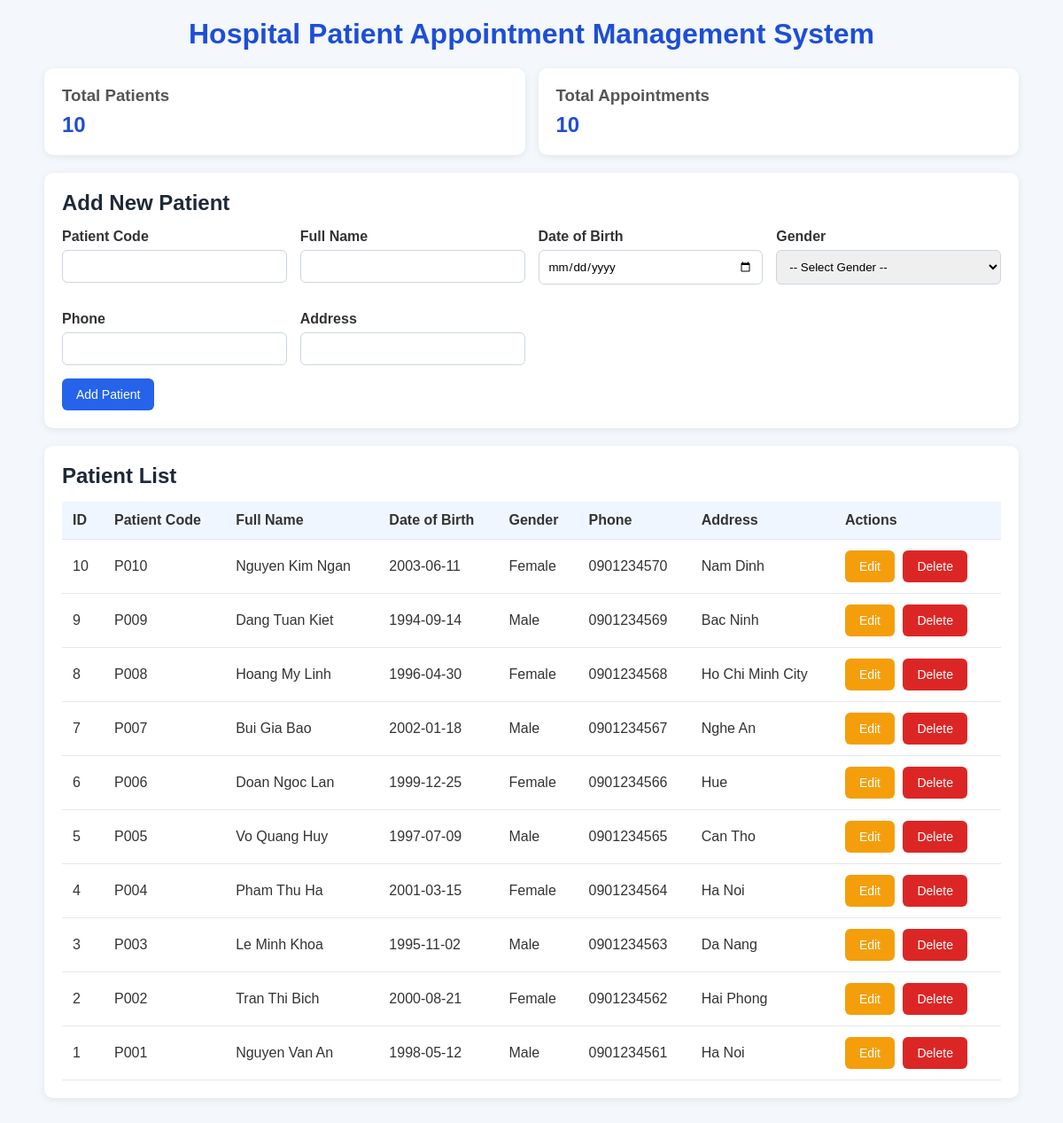
Page /Mid_Term_HoangTuAnh/dashboard.php on the committed database.
### tables this page shows
CREATE TABLE patients (
    id INT AUTO_INCREMENT PRIMARY KEY,
    patient_code VARCHAR(20) NOT NULL UNIQUE,
    full_name VARCHAR(100) NOT NULL,
    date_of_birth DATE NULL,
    gender ENUM('Male', 'Female', 'Other') DEFAULT 'Other',
    phone VARCHAR(20) NULL,
    address VARCHAR(200) NULL
);

### Mid_Term_HoangTuAnh/dashboard.php (the view, shortened to what this page needs)
<?php
$host = "localhost";
$dbname = "hospital_exam4";
$username = "root";
$password = "";
try {
    $pdo = new PDO("mysql:host=$host;dbname=$dbname;charset=utf8", $username, $password);
    $pdo->setAttribute(PDO::ATTR_ERRMODE, PDO::ERRMODE_EXCEPTION);
} catch (PDOException $e) {
    die("Database connection failed: " . $e->getMessage());
}
$editPatient = null;
$stmt = $pdo->query("SELECT * FROM patients ORDER BY id DESC");
$patients = $stmt->fetchAll(PDO::FETCH_ASSOC);
$totalPatients = count($patients);
$totalAppointmentsStmt = $pdo->query("SELECT COUNT(*) FROM appointments");
$totalAppointments = $totalAppointmentsStmt->fetchColumn();
?>
<!DOCTYPE html>
<html lang="en">
<head>
</head>
<body>
<div class="container">
    <h1>Hospital Patient Appointment Management System</h1>
    <div class="cards">
        <div class="card">
            <h3>Total Patients</h3>
            <p><?php echo $totalPatients; ?></p>
        </div>
        <div class="card">
            <h3>Total Appointments</h3>
            <p><?php echo $totalAppointments; ?></p>
        </div>
    </div>
    <div class="form-box">
        <h2><?php echo $editPatient ? 'Edit Patient' : 'Add New Patient'; ?></h2>
        <form method="POST">
            <div class="row">
                <div class="form-group">
                    <label>Patient Code</label>
                    <input
                        type="text"
                        name="patient_code"
                        maxlength="20"
                        value="<?php echo htmlspecialchars($editPatient['patient_code'] ?? ''); ?>"
                        required
                    >
                </div>
                <div class="form-group">
                    <label>Full Name</label>
                    <input
                        type="text"
                        name="full_name"
                        maxlength="100"
                        value="<?php echo htmlspecialchars($editPatient['full_name'] ?? ''); ?>"
                        required
                    >
                </div>
                <div class="form-group">
                    <label>Date of Birth</label>
                    <input
                        type="date"
                        name="date_of_birth"
                        value="<?php echo htmlspecialchars($editPatient['date_of_birth'] ?? ''); ?>"
                    >
                </div>
                <div class="form-group">
                    <label>Gender</label>
                    <select name="gender" required>
                        <option value="">-- Select Gender --</option>
                    </select>
                </div>
                <div class="form-group">
                    <label>Phone</label>
                    <input
                        type="text"
                        name="phone"
                        maxlength="20"
                        value="<?php echo htmlspecialchars($editPatient['phone'] ?? ''); ?>"
                    >
                </div>
                <div class="form-group">
                    <label>Address</label>
                    <input
                        type="text"
                        name="address"
                        maxlength="200"
                        value="<?php echo htmlspecialchars($editPatient['address'] ?? ''); ?>"
                    >
                </div>
            </div>
            <button type="submit" class="btn btn-primary">
                <?php echo $editPatient ? 'Update Patient' : 'Add Patient'; ?>
            </button>
        </form>
    </div>
    <div class="table-box">
        <h2>Patient List</h2>
        <div class="table-wrapper">
            <table>
                <thead>
                    <tr>
                        <th>ID</th>
                        <th>Patient Code</th>
                        <th>Full Name</th>
                        <th>Date of Birth</th>
                        <th>Gender</th>
                        <th>Phone</th>
                        <th>Address</th>
                        <th>Actions</th>
                    </tr>
                </thead>
                <tbody>
                <?php if (!empty($patients)): ?>
                    <?php foreach ($patients as $patient): ?>
                        <tr>
                            <td><?php echo $patient['id']; ?></td>
                            <td><?php echo htmlspecialchars($patient['patient_code']); ?></td>
                            <td><?php echo htmlspecialchars($patient['full_name']); ?></td>
                            <td><?php echo htmlspecialchars($patient['date_of_birth']); ?></td>
                            <td><?php echo htmlspecialchars($patient['gender']); ?></td>
                            <td><?php echo htmlspecialchars($patient['phone']); ?></td>
                            <td><?php echo htmlspecialchars($patient['address']); ?></td>
                            <td>
                                <a class="btn btn-warning" href="?edit=<?php echo $patient['id']; ?>">Edit</a>
                                <a class="btn btn-danger"
                                   href="?delete=<?php echo $patient['id']; ?>"
                                   onclick="return confirm('Are you sure you want to delete this patient?')">
                                   Delete
                                </a>
                            </td>
                        </tr>
                    <?php endforeach; ?>
                <?php endif; ?>
                </tbody>
            </table>
        </div>
    </div>
</div>
</body>
</html>

### Mid_Term_HoangTuAnh/dashboard.php (style rules this page uses)
* { box-sizing: border-box; margin: 0; padding: 0; font-family: Arial, sans-serif; }
body { background: #f4f7fb; color: #333; padding: 20px; }
.container { max-width: 1100px; margin: auto; }
h1 { text-align: center; margin-bottom: 20px; color: #1d4ed8; }
.cards { display: grid; grid-template-columns: repeat(auto-fit, minmax(220px, 1fr)); gap: 15px; margin-bottom: 20px; }
.card { background: white; padding: 20px; border-radius: 10px; box-shadow: 0 2px 8px rgba(0,0,0,0.08); }
.card h3 { margin-bottom: 8px; color: #555; }
.card p { font-size: 24px; font-weight: bold; color: #1d4ed8; }
.form-box, .table-box { background: white; padding: 20px; border-radius: 10px; box-shadow: 0 2px 8px rgba(0,0,0,0.08); margin-bottom: 20px; }
.form-box h2, .table-box h2 { margin-bottom: 15px; color: #1f2937; }
form .row { display: grid; grid-template-columns: repeat(auto-fit, minmax(250px, 1fr)); gap: 15px; }
form .form-group { margin-bottom: 15px; }
label { display: block; margin-bottom: 6px; font-weight: bold; }
input, select, textarea { width: 100%; padding: 10px; border: 1px solid #cbd5e1; border-radius: 6px; }
.btn { display: inline-block; padding: 10px 16px; border: none; border-radius: 6px; text-decoration: none; cursor: pointer; font-size: 14px; margin-right: 5px; }
.btn-primary { background: #2563eb; color: white; }
.btn-warning { background: #f59e0b; color: white; }
.btn-danger { background: #dc2626; color: white; }
table { width: 100%; border-collapse: collapse; overflow-x: auto; }
table th, table td { padding: 12px; border-bottom: 1px solid #e5e7eb; text-align: left; }
table th { background: #eff6ff; }
.table-wrapper { overflow-x: auto; }

### rows in the picture
patients: id "10", patient_code "P010", full_name "Nguyen Kim Ngan", date_of_birth "2003-06-11", gender "Female", phone "0901234570", address "Nam Dinh"
patients: id "9", patient_code "P009", full_name "Dang Tuan Kiet", date_of_birth "1994-09-14", gender "Male", phone "0901234569", address "Bac Ninh"
patients: id "8", patient_code "P008", full_name "Hoang My Linh", date_of_birth "1996-04-30", gender "Female", phone "0901234568", address "Ho Chi Minh City"
patients: id "7", patient_code "P007", full_name "Bui Gia Bao", date_of_birth "2002-01-18", gender "Male", phone "0901234567", address "Nghe An"
patients: id "6", patient_code "P006", full_name "Doan Ngoc Lan", date_of_birth "1999-12-25", gender "Female", phone "0901234566", address "Hue"
patients: id "5", patient_code "P005", full_name "Vo Quang Huy", date_of_birth "1997-07-09", gender "Male", phone "0901234565", address "Can Tho"
patients: id "4", patient_code "P004", full_name "Pham Thu Ha", date_of_birth "2001-03-15", gender "Female", phone "0901234564", address "Ha Noi"
patients: id "3", patient_code "P003", full_name "Le Minh Khoa", date_of_birth "1995-11-02", gender "Male", phone "0901234563", address "Da Nang"
patients: id "2", patient_code "P002", full_name "Tran Thi Bich", date_of_birth "2000-08-21", gender "Female", phone "0901234562", address "Hai Phong"
patients: id "1", patient_code "P001", full_name "Nguyen Van An", date_of_birth "1998-05-12", gender "Male", phone "0901234561", address "Ha Noi"

### other values in the picture
$totalPatients "10"
$totalAppointments "10"
